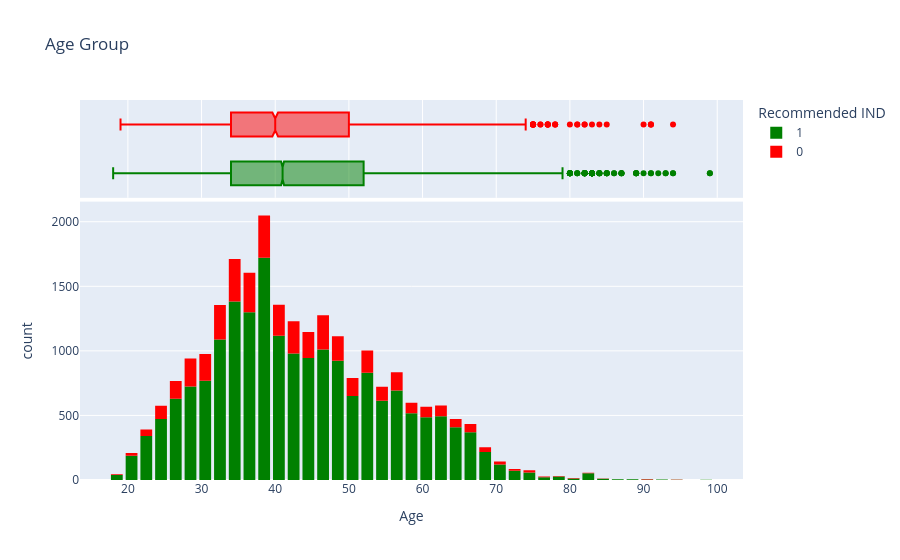

The notebook cell this image was saved under:
### Code cell
# Histogram of Age Distribution

fig = px.histogram(data, marginal='box',
                   x="Age", title="Age Group",
                   color="Recommended IND",
                   nbins=65-18,
                   color_discrete_sequence=['green', 'red'])
fig.update_layout(bargap=0.2)

### Figure 1 — Plotly figure (JSON) as saved in the notebook; plotly's stock layout.template omitted (floating-point values rounded to 4 significant figures; data arrays with more than 128 entries replaced by an {"elided": "..."} marker saying what was removed)
{"data": [{"bingroup": "x", "hovertemplate": "Recommended IND=1<br>Age=%{x}<br>count=%{y}<extra></extra>", "legendgroup": "1", "marker": {"color": "green", "pattern": {"shape": ""}}, "name": "1", "nbinsx": 47, "orientation": "v", "showlegend": true, "type": "histogram", "x": {"elided": "19300 int values"}, "xaxis": "x", "yaxis": "y"}, {"hovertemplate": "Recommended IND=1<br>Age=%{x}<extra></extra>", "legendgroup": "1", "marker": {"color": "green"}, "name": "1", "notched": true, "showlegend": false, "type": "box", "x": {"elided": "19300 int values"}, "xaxis": "x2", "yaxis": "y2"}, {"bingroup": "x", "hovertemplate": "Recommended IND=0<br>Age=%{x}<br>count=%{y}<extra></extra>", "legendgroup": "0", "marker": {"color": "red", "pattern": {"shape": ""}}, "name": "0", "nbinsx": 47, "orientation": "v", "showlegend": true, "type": "histogram", "x": {"elided": "4172 int values"}, "xaxis": "x", "yaxis": "y"}, {"hovertemplate": "Recommended IND=0<br>Age=%{x}<extra></extra>", "legendgroup": "0", "marker": {"color": "red"}, "name": "0", "notched": true, "showlegend": false, "type": "box", "x": {"elided": "4172 int values"}, "xaxis": "x2", "yaxis": "y2"}], "layout": {"bargap": 0.2, "barmode": "relative", "legend": {"title": {"text": "Recommended IND"}, "tracegroupgap": 0}, "title": {"text": "Age Group"}, "xaxis": {"anchor": "y", "domain": [0, 1], "title": {"text": "Age"}}, "xaxis2": {"anchor": "y2", "domain": [0, 1], "matches": "x", "showgrid": true, "showticklabels": false}, "yaxis": {"anchor": "x", "domain": [0, 0.7326], "title": {"text": "count"}}, "yaxis2": {"anchor": "x2", "domain": [0.7426, 1], "matches": "y2", "showgrid": false, "showline": false, "showticklabels": false, "ticks": ""}}}
